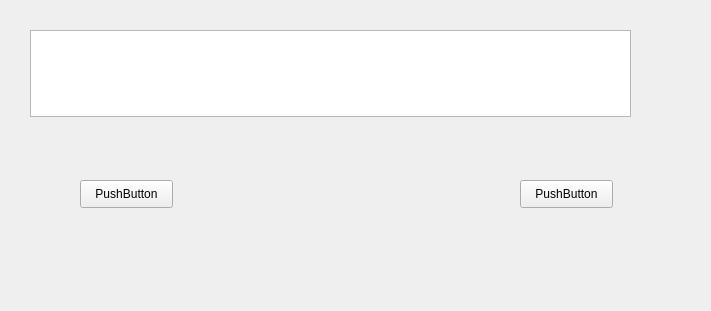
<?xml version="1.0" encoding="UTF-8"?>
<ui version="4.0">
 <class>Search</class>
 <widget class="QMainWindow" name="Search">
  <property name="geometry">
   <rect>
    <x>0</x>
    <y>0</y>
    <width>711</width>
    <height>311</height>
   </rect>
  </property>
  <property name="windowTitle">
   <string>Search</string>
  </property>
  <widget class="QWidget" name="centralwidget">
   <widget class="QPushButton" name="btn_cancel">
    <property name="geometry">
     <rect>
      <x>80</x>
      <y>180</y>
      <width>93</width>
      <height>28</height>
     </rect>
    </property>
    <property name="text">
     <string>PushButton</string>
    </property>
   </widget>
   <widget class="QPushButton" name="btn_search">
    <property name="geometry">
     <rect>
      <x>520</x>
      <y>180</y>
      <width>93</width>
      <height>28</height>
     </rect>
    </property>
    <property name="text">
     <string>PushButton</string>
    </property>
   </widget>
   <widget class="QTextEdit" name="txt_search">
    <property name="geometry">
     <rect>
      <x>30</x>
      <y>30</y>
      <width>601</width>
      <height>87</height>
     </rect>
    </property>
   </widget>
  </widget>
 </widget>
 <resources/>
 <connections/>
</ui>
